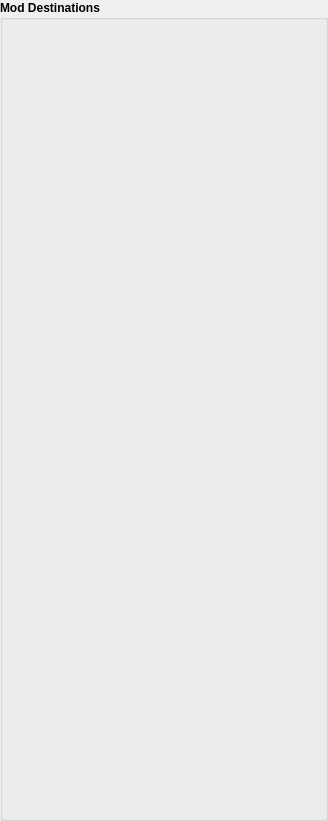
     <widget class="QGroupBox" name="groupBox_7">
      <property name="font">
       <font>
        <weight>75</weight>
        <bold>true</bold>
       </font>
      </property>
      <property name="title">
       <string>Mod Destinations</string>
      </property>
      <layout class="QVBoxLayout" name="verticalLayout_6">
       <item>
        <spacer name="verticalSpacer_7">
         <property name="orientation">
          <enum>Qt::Vertical</enum>
         </property>
         <property name="sizeHint" stdset="0">
          <size>
           <width>20</width>
           <height>40</height>
          </size>
         </property>
        </spacer>
       </item>
       <item>
        <widget class="DropPlotWidget" name="plot_cutoff" native="true">
         <property name="sizePolicy">
          <sizepolicy hsizetype="Expanding" vsizetype="Expanding">
           <horstretch>0</horstretch>
           <verstretch>0</verstretch>
          </sizepolicy>
         </property>
         <property name="minimumSize">
          <size>
           <width>300</width>
           <height>100</height>
          </size>
         </property>
         <property name="maximumSize">
          <size>
           <width>600</width>
           <height>120</height>
          </size>
         </property>
        </widget>
       </item>
       <item>
        <widget class="DropPlotWidget" name="plot_resonance" native="true">
         <property name="sizePolicy">
          <sizepolicy hsizetype="Expanding" vsizetype="Expanding">
           <horstretch>0</horstretch>
           <verstretch>0</verstretch>
          </sizepolicy>
         </property>
         <property name="minimumSize">
          <size>
           <width>300</width>
           <height>100</height>
          </size>
         </property>
         <property name="maximumSize">
          <size>
           <width>600</width>
           <height>120</height>
          </size>
         </property>
        </widget>
       </item>
       <item>
        <widget class="DropPlotWidget" name="plot_frame_0" native="true">
         <property name="sizePolicy">
          <sizepolicy hsizetype="Expanding" vsizetype="Expanding">
           <horstretch>0</horstretch>
           <verstretch>0</verstretch>
          </sizepolicy>
         </property>
         <property name="minimumSize">
          <size>
           <width>300</width>
           <height>100</height>
          </size>
         </property>
         <property name="maximumSize">
          <size>
           <width>600</width>
           <height>120</height>
          </size>
         </property>
        </widget>
       </item>
       <item>
        <widget class="DropPlotWidget" name="plot_frame_1" native="true">
         <property name="sizePolicy">
          <sizepolicy hsizetype="Expanding" vsizetype="Expanding">
           <horstretch>0</horstretch>
           <verstretch>0</verstretch>
          </sizepolicy>
         </property>
         <property name="minimumSize">
          <size>
           <width>300</width>
           <height>100</height>
          </size>
         </property>
         <property name="maximumSize">
          <size>
           <width>600</width>
           <height>120</height>
          </size>
         </property>
        </widget>
       </item>
       <item>
        <widget class="DropPlotWidget" name="plot_volume" native="true">
         <property name="sizePolicy">
          <sizepolicy hsizetype="Expanding" vsizetype="Expanding">
           <horstretch>0</horstretch>
           <verstretch>0</verstretch>
          </sizepolicy>
         </property>
         <property name="minimumSize">
          <size>
           <width>300</width>
           <height>100</height>
          </size>
         </property>
         <property name="maximumSize">
          <size>
           <width>600</width>
           <height>120</height>
          </size>
         </property>
        </widget>
       </item>
       <item>
        <widget class="DropPlotWidget" name="plot_mix_0" native="true">
         <property name="sizePolicy">
          <sizepolicy hsizetype="Expanding" vsizetype="Expanding">
           <horstretch>0</horstretch>
           <verstretch>0</verstretch>
          </sizepolicy>
         </property>
         <property name="minimumSize">
          <size>
           <width>300</width>
           <height>100</height>
          </size>
         </property>
         <property name="maximumSize">
          <size>
           <width>600</width>
           <height>120</height>
          </size>
         </property>
        </widget>
       </item>
       <item>
        <widget class="DropPlotWidget" name="plot_mix_1" native="true">
         <property name="sizePolicy">
          <sizepolicy hsizetype="Expanding" vsizetype="Expanding">
           <horstretch>0</horstretch>
           <verstretch>0</verstretch>
          </sizepolicy>
         </property>
         <property name="minimumSize">
          <size>
           <width>300</width>
           <height>100</height>
          </size>
         </property>
         <property name="maximumSize">
          <size>
           <width>600</width>
           <height>120</height>
          </size>
         </property>
        </widget>
       </item>
      </layout>
     </widget>
